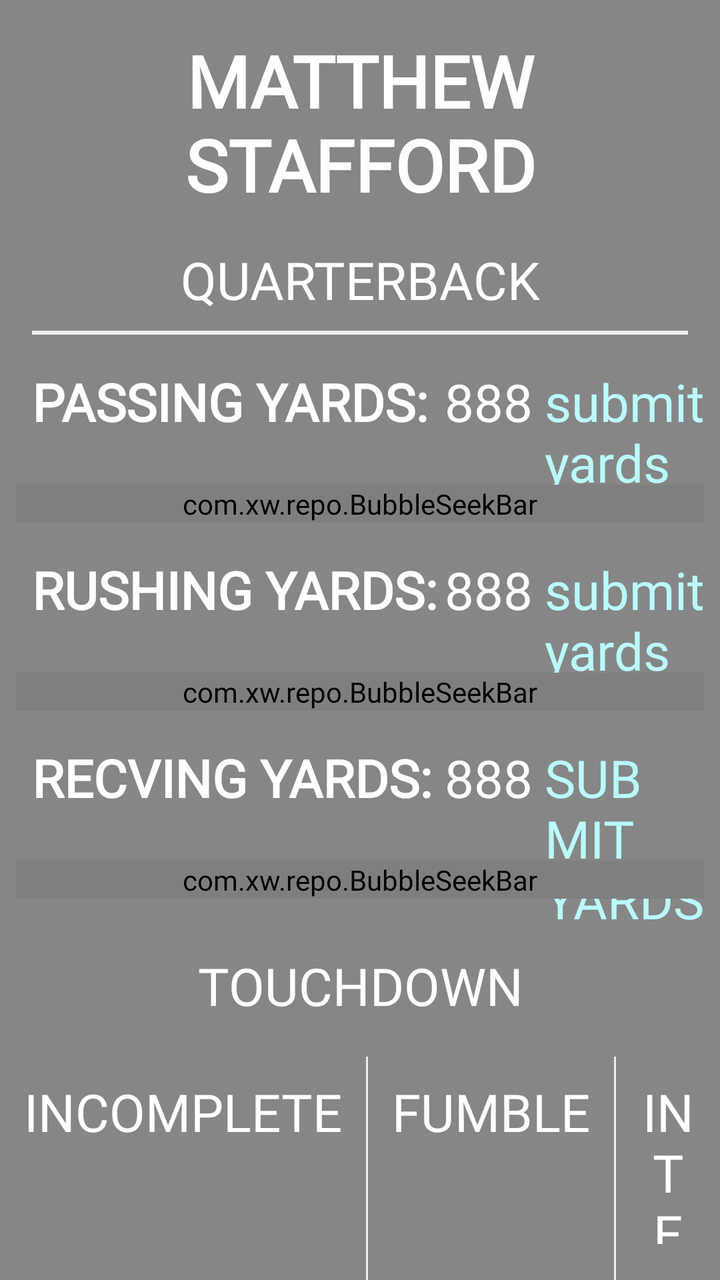
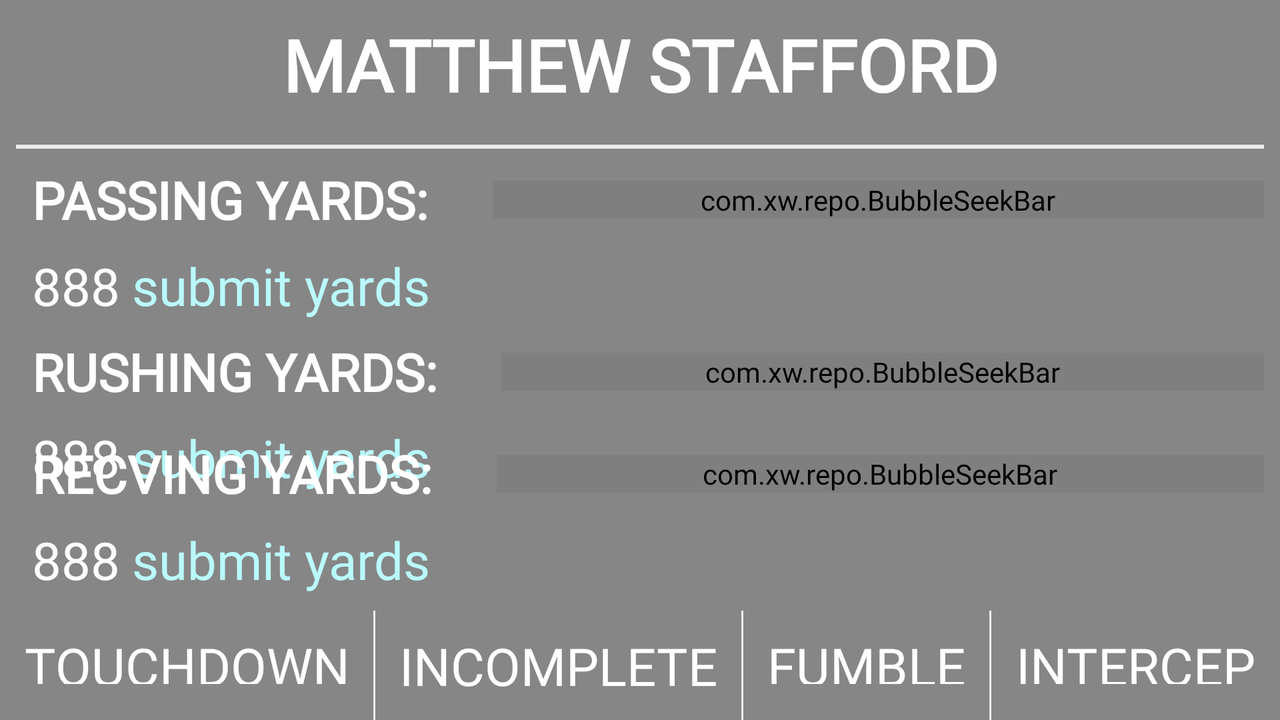

An Android layout and its configuration variant, each rendered on a device that would load it. The default file and the variant file are quoted in full after the pictures.
<!-- AndroidManifest.xml: application theme AppTheme -->
<!-- res/layout/player_statkeeper.xml -->
<?xml version="1.0" encoding="utf-8"?>
<RelativeLayout xmlns:android="http://schemas.android.com/apk/res/android"
    xmlns:app="http://schemas.android.com/apk/res-auto"
    android:background="#77000000"
    android:orientation="vertical"
    android:layout_width="match_parent"
    android:layout_height="match_parent">

    <TextView
        android:id="@+id/player_name_textview_statkeeper"
        android:layout_width="match_parent"
        android:layout_height="wrap_content"
        android:layout_margin="@dimen/activity_horizontal_margin"
        android:gravity="center"
        android:textSize="36sp"
        android:fontFamily="@font/digital7"
        android:textStyle="bold"
        android:text="MATTHEW STAFFORD"/>

    <TextView
        android:id="@+id/player_position_textview_statkeeper"
        android:layout_width="match_parent"
        android:layout_height="wrap_content"
        android:layout_below="@id/player_name_textview_statkeeper"
        android:gravity="center"
        android:fontFamily="@font/digital7"
        android:textSize="26sp"
        android:text="QUARTERBACK"/>

    <View
        android:id="@+id/scoring_view_break"
        android:layout_width="match_parent"
        android:layout_height="2dp"
        android:layout_marginTop="@dimen/activity_vertical_half_margin"
        android:layout_marginBottom="@dimen/activity_vertical_margin"
        android:layout_marginHorizontal="@dimen/activity_horizontal_margin"
        android:layout_below="@id/player_position_textview_statkeeper"
        android:background="@color/colorPrimary"/>

    <TextView
        android:id="@+id/passing_text_field"
        android:layout_width="wrap_content"
        android:layout_height="wrap_content"
        android:layout_below="@id/scoring_view_break"
        android:layout_marginBottom="@dimen/activity_vertical_margin"
        android:layout_marginLeft="@dimen/activity_horizontal_margin"
        android:textStyle="bold"
        android:fontFamily="@font/digital7"
        android:textSize="26sp"
        android:text="PASSING YARDS:"/>
    <TextView
        android:id="@+id/passing_yards_seekbar_display"
        android:layout_width="50dp"
        android:layout_height="wrap_content"
        android:layout_marginLeft="@dimen/activity_horizontal_half_margin"
        android:layout_below="@id/scoring_view_break"
        android:layout_toRightOf="@id/passing_text_field"
        android:fontFamily="@font/digital7"
        android:textSize="26sp"
        android:text="888"/>
    <TextView
        android:id="@+id/submit_passing_yards"
        android:clickable="true"
        android:layout_width="match_parent"
        android:layout_height="wrap_content"
        android:layout_toRightOf="@id/passing_yards_seekbar_display"
        android:layout_below="@id/scoring_view_break"
        android:fontFamily="@font/digital7"
        android:textSize="26sp"
        android:textColor="@color/colorPrimaryLight"
        android:text="submit yards"/>
    <com.xw.repo.BubbleSeekBar
        android:id="@+id/seekBar_passing"
        android:layout_width="match_parent"
        android:layout_height="wrap_content"
        android:layout_below="@id/passing_text_field"
        android:layout_marginTop="@dimen/activity_vertical_half_margin"
        android:layout_marginBottom="@dimen/activity_vertical_margin"
        android:layout_marginHorizontal="@dimen/activity_horizontal_half_margin"
        app:bsb_max="100"
        app:bsb_min="-50"
        app:bsb_progress="0"
        app:bsb_section_count="15"
        app:bsb_section_text_position="bottom_sides"
        app:bsb_show_section_mark="true"
        app:bsb_hide_bubble="true"
        app:bsb_show_thumb_text="false"
        app:bsb_track_color="@color/colorTrackPrimary"
        app:bsb_second_track_color="@color/colorTrackSecondary"
        app:bsb_touch_to_seek="true"
        />

    <TextView
        android:id="@+id/rushing_text_field"
        android:layout_width="wrap_content"
        android:layout_height="wrap_content"
        android:layout_below="@id/seekBar_passing"
        android:layout_marginBottom="@dimen/activity_vertical_margin"
        android:layout_marginLeft="@dimen/activity_horizontal_margin"
        android:textStyle="bold"
        android:fontFamily="@font/digital7"
        android:textSize="26sp"
        android:text="RUSHING YARDS: "/>
    <TextView
        android:id="@+id/rushing_yards_seekbar_display"
        android:layout_width="50dp"
        android:layout_height="wrap_content"
        android:layout_marginLeft="@dimen/activity_horizontal_half_margin"
        android:layout_below="@id/seekBar_passing"
        android:layout_toRightOf="@id/passing_text_field"
        android:fontFamily="@font/digital7"
        android:textSize="26sp"
        android:text="888"/>
    <TextView
        android:id="@+id/submit_rushing_yards"
        android:clickable="true"
        android:layout_width="match_parent"
        android:layout_height="wrap_content"
        android:layout_toRightOf="@id/rushing_yards_seekbar_display"
        android:layout_below="@id/seekBar_passing"
        android:fontFamily="@font/digital7"
        android:textSize="26sp"
        android:textColor="@color/colorPrimaryLight"
        android:text="submit yards"/>
    <com.xw.repo.BubbleSeekBar
        android:id="@+id/seekBar_rushing"
        android:layout_width="match_parent"
        android:layout_height="wrap_content"
        android:layout_below="@id/rushing_text_field"
        android:layout_marginTop="@dimen/activity_vertical_half_margin"
        android:layout_marginBottom="@dimen/activity_vertical_margin"
        android:layout_marginHorizontal="@dimen/activity_horizontal_half_margin"
        app:bsb_max="100"
        app:bsb_min="-50"
        app:bsb_progress="0"
        app:bsb_section_count="15"
        app:bsb_section_text_position="bottom_sides"
        app:bsb_show_section_mark="true"
        app:bsb_hide_bubble="true"
        app:bsb_show_thumb_text="false"
        app:bsb_track_color="@color/colorTrackPrimary"
        app:bsb_second_track_color="@color/colorTrackSecondary"
        app:bsb_touch_to_seek="true"
        />

    <TextView
        android:id="@+id/receiving_text_field"
        android:layout_width="wrap_content"
        android:layout_height="wrap_content"
        android:layout_below="@id/seekBar_rushing"
        android:layout_marginBottom="@dimen/activity_vertical_margin"
        android:layout_marginLeft="@dimen/activity_horizontal_margin"
        android:textStyle="bold"
        android:fontFamily="@font/digital7"
        android:textSize="26sp"
        android:text="RECVING YARDS: "/>
    <TextView
        android:id="@+id/receiving_yards_seekbar_display"
        android:layout_width="50dp"
        android:layout_height="wrap_content"
        android:layout_marginLeft="@dimen/activity_horizontal_half_margin"
        android:layout_below="@id/seekBar_rushing"
        android:layout_toRightOf="@id/passing_text_field"
        android:fontFamily="@font/digital7"
        android:textSize="26sp"
        android:text="888"/>
    <TextView
        android:id="@+id/submit_receiving_yards"
        android:clickable="true"
        android:layout_width="match_parent"
        android:layout_height="wrap_content"
        android:layout_toRightOf="@id/receiving_yards_seekbar_display"
        android:layout_below="@id/seekBar_rushing"
        android:fontFamily="@font/digital7"
        android:textSize="26sp"
        android:textColor="@color/colorPrimaryLight"
        android:text="SUBMIT YARDS"/>

    <com.xw.repo.BubbleSeekBar
        android:id="@+id/seekBar_receiving"
        android:layout_width="match_parent"
        android:layout_height="wrap_content"
        android:layout_below="@id/receiving_text_field"
        android:layout_marginTop="@dimen/activity_vertical_half_margin"
        android:layout_marginBottom="@dimen/activity_vertical_margin"
        android:layout_marginHorizontal="@dimen/activity_horizontal_half_margin"
        app:bsb_max="100"
        app:bsb_min="-50"
        app:bsb_progress="0"
        app:bsb_section_count="15"
        app:bsb_section_text_position="bottom_sides"
        app:bsb_show_section_mark="true"
        app:bsb_hide_bubble="true"
        app:bsb_show_thumb_text="false"
        app:bsb_track_color="@color/colorTrackPrimary"
        app:bsb_second_track_color="@color/colorTrackSecondary"
        app:bsb_touch_to_seek="true"
        />

    <Button
        android:id="@+id/touchdown_button"
        android:layout_width="match_parent"
        style="@style/Base.Widget.AppCompat.Button.Borderless"
        android:layout_height="wrap_content"
        android:layout_marginBottom="@dimen/activity_vertical_half_margin"
        android:layout_below="@id/seekBar_receiving"
        android:fontFamily="@font/digital7"
        android:textSize="26sp"
        android:text="TOUCHDOWN"/>
    <LinearLayout
        android:layout_width="wrap_content"
        android:layout_height="wrap_content"
        android:layout_centerHorizontal="true"
        android:layout_below="@id/touchdown_button"
        android:orientation="horizontal">
    <Button
        android:id="@+id/incomplete_button"
        android:layout_width="wrap_content"
        style="@style/Base.Widget.AppCompat.Button.Borderless"
        android:layout_height="wrap_content"
        android:fontFamily="@font/digital7"
        android:textSize="26sp"
        android:text="INCOMPLETE"/>
    <View
        android:layout_width="1dp"
        android:layout_height="match_parent"
        android:background="@color/colorPrimary"/>
    <Button
        android:id="@+id/fumble_button"
        android:layout_width="wrap_content"
        style="@style/Base.Widget.AppCompat.Button.Borderless"
        android:layout_height="wrap_content"
        android:layout_marginBottom="@dimen/activity_vertical_half_margin"
        android:fontFamily="@font/digital7"
        android:textSize="26sp"
        android:text="FUMBLE"/>
    <View
        android:layout_width="1dp"
        android:layout_height="match_parent"
        android:background="@color/colorPrimary"/>
    <Button
        android:id="@+id/interception_button"
        android:layout_width="wrap_content"
        style="@style/Base.Widget.AppCompat.Button.Borderless"
        android:layout_height="wrap_content"
        android:layout_marginBottom="@dimen/activity_vertical_half_margin"
        android:fontFamily="@font/digital7"
        android:textSize="26sp"
        android:text="INTERCEPTION"/>

    </LinearLayout>

</RelativeLayout>
<!-- resources referenced by this layout -->
<resources>
  <color name="colorPrimary">#ededed</color>
  <color name="colorPrimaryLight">#bafafc</color>
  <color name="colorTrackPrimary">#18c8ff</color>
  <color name="colorTrackSecondary">#FFFFFF</color>
  <dimen name="activity_horizontal_half_margin">8dp</dimen>
  <dimen name="activity_horizontal_margin">16dp</dimen>
  <dimen name="activity_vertical_half_margin">8dp</dimen>
  <dimen name="activity_vertical_margin">16dp</dimen>
  <style name="AppTheme" parent="Theme.AppCompat.Light.NoActionBar">
          
          <item name="colorPrimary">@color/colorPrimary</item>
          <item name="colorPrimaryDark">@color/colorPrimaryDark</item>
          <item name="colorControlHighlight">@color/colorPrimaryRipple</item>
          <item name="colorAccent">@color/colorAccent</item>
          <item name="android:textColor">@android:color/white</item>
          <item name="android:fontFamily">@font/digital7</item>
      </style>
  <color name="colorPrimaryDark">#313131</color>
  <color name="colorPrimaryRipple">#54d5fd</color>
  <color name="colorAccent">#092958</color>
</resources>
<!-- res/layout-land/player_statkeeper.xml (the repository's variant of the layout above) -->
<!-- drawn on the phone turned sideways -->
<?xml version="1.0" encoding="utf-8"?>
<RelativeLayout xmlns:android="http://schemas.android.com/apk/res/android"
    xmlns:app="http://schemas.android.com/apk/res-auto"
    android:background="#77000000"
    android:orientation="vertical"
    android:layout_width="match_parent"
    android:layout_height="match_parent">

    <TextView
        android:id="@+id/player_name_textview_statkeeper"
        android:layout_width="match_parent"
        android:layout_height="wrap_content"
        android:layout_margin="@dimen/activity_horizontal_half_margin"
        android:gravity="center"
        android:textSize="36sp"
        android:fontFamily="@font/digital7"
        android:textStyle="bold"
        android:text="@string/matthew_stafford"/>


    <View
        android:id="@+id/scoring_view_break"
        android:layout_width="match_parent"
        android:layout_height="2dp"
        android:layout_marginTop="@dimen/activity_vertical_half_margin"
        android:layout_marginBottom="@dimen/activity_vertical_half_margin"
        android:layout_marginLeft="@dimen/activity_horizontal_half_margin"
        android:layout_marginRight="@dimen/activity_horizontal_half_margin"
        android:layout_below="@id/player_name_textview_statkeeper"
        android:background="@color/colorPrimary"/>

    <TextView
        android:id="@+id/passing_text_field"
        android:layout_width="wrap_content"
        android:layout_height="wrap_content"
        android:layout_below="@id/scoring_view_break"
        android:layout_marginBottom="@dimen/activity_vertical_half_margin"
        android:layout_marginStart="@dimen/activity_horizontal_margin"
        android:textStyle="bold"
        android:fontFamily="@font/digital7"
        android:textSize="26sp"
        android:text="@string/passing_yards_submit"/>
    <TextView
        android:id="@+id/passing_yards_seekbar_display"
        android:layout_width="50dp"
        android:layout_height="wrap_content"
        android:layout_marginStart="@dimen/activity_horizontal_margin"
        android:layout_below="@id/passing_text_field"
        android:fontFamily="@font/digital7"
        android:textSize="26sp"
        android:text="@string/scoreboard_3eights"/>
    <TextView
        android:id="@+id/submit_passing_yards"
        android:clickable="true"
        android:layout_width="match_parent"
        android:layout_height="wrap_content"
        android:layout_toEndOf="@id/passing_yards_seekbar_display"
        android:layout_below="@id/passing_text_field"
        android:fontFamily="@font/digital7"
        android:textSize="26sp"
        android:textColor="@color/colorPrimaryLight"
        android:text="@string/submit_yards"/>
    <com.xw.repo.BubbleSeekBar
        android:id="@+id/seekBar_passing"
        android:layout_width="match_parent"
        android:layout_height="wrap_content"
        android:layout_alignTop="@id/passing_text_field"
        android:layout_toRightOf="@id/passing_text_field"
        android:layout_marginTop="@dimen/activity_vertical_half_margin"
        android:layout_marginBottom="@dimen/activity_vertical_margin"
        android:layout_marginLeft="@dimen/activity_horizontal_double_margin"
        android:layout_marginRight="@dimen/activity_horizontal_half_margin"
        app:bsb_max="100"
        app:bsb_min="-50"
        app:bsb_progress="0"
        app:bsb_section_count="15"
        app:bsb_section_text_position="bottom_sides"
        app:bsb_show_section_mark="true"
        app:bsb_hide_bubble="true"
        app:bsb_show_thumb_text="false"
        app:bsb_track_color="@color/colorTrackPrimary"
        app:bsb_second_track_color="@color/colorTrackSecondary"
        app:bsb_touch_to_seek="true"
        />

    <TextView
        android:id="@+id/rushing_text_field"
        android:layout_width="wrap_content"
        android:layout_height="wrap_content"
        android:layout_below="@id/passing_yards_seekbar_display"
        android:layout_marginTop="@dimen/activity_vertical_half_margin"
        android:layout_marginBottom="@dimen/activity_vertical_half_margin"
        android:layout_marginStart="@dimen/activity_horizontal_margin"
        android:textStyle="bold"
        android:fontFamily="@font/digital7"
        android:textSize="26sp"
        android:text="@string/rushing_yards_submit"/>
    <TextView
        android:id="@+id/rushing_yards_seekbar_display"
        android:layout_width="50dp"
        android:layout_height="wrap_content"
        android:layout_marginStart="@dimen/activity_horizontal_margin"
        android:layout_below="@id/rushing_text_field"
        android:fontFamily="@font/digital7"
        android:textSize="26sp"
        android:text="@string/scoreboard_3eights"/>
    <TextView
        android:id="@+id/submit_rushing_yards"
        android:clickable="true"
        android:layout_width="match_parent"
        android:layout_height="wrap_content"
        android:layout_toEndOf="@id/rushing_yards_seekbar_display"
        android:layout_below="@id/rushing_text_field"
        android:fontFamily="@font/digital7"
        android:textSize="26sp"
        android:textColor="@color/colorPrimaryLight"
        android:text="@string/submit_yards"/>
    <com.xw.repo.BubbleSeekBar
        android:id="@+id/seekBar_rushing"
        android:layout_width="match_parent"
        android:layout_height="wrap_content"
        android:layout_alignTop="@id/rushing_text_field"
        android:layout_toRightOf="@id/rushing_text_field"
        android:layout_marginTop="@dimen/activity_vertical_half_margin"
        android:layout_marginBottom="@dimen/activity_vertical_margin"
        android:layout_marginLeft="@dimen/activity_horizontal_double_margin"
        android:layout_marginRight="@dimen/activity_horizontal_half_margin"
        app:bsb_max="100"
        app:bsb_min="-50"
        app:bsb_progress="0"
        app:bsb_section_count="15"
        app:bsb_section_text_position="bottom_sides"
        app:bsb_show_section_mark="true"
        app:bsb_hide_bubble="true"
        app:bsb_show_thumb_text="false"
        app:bsb_track_color="@color/colorTrackPrimary"
        app:bsb_second_track_color="@color/colorTrackSecondary"
        app:bsb_touch_to_seek="true"
        />

    <TextView
        android:id="@+id/receiving_text_field"
        android:layout_width="wrap_content"
        android:layout_height="wrap_content"
        android:layout_below="@id/seekBar_rushing"
        android:layout_marginTop="@dimen/activity_vertical_half_margin"
        android:layout_marginBottom="@dimen/activity_vertical_half_margin"
        android:layout_marginStart="@dimen/activity_horizontal_margin"
        android:textStyle="bold"
        android:fontFamily="@font/digital7"
        android:textSize="26sp"
        android:text="@string/recving_yards_submit"/>
    <TextView
        android:id="@+id/receiving_yards_seekbar_display"
        android:layout_width="50dp"
        android:layout_height="wrap_content"
        android:layout_marginStart="@dimen/activity_horizontal_margin"
        android:layout_below="@id/receiving_text_field"
        android:fontFamily="@font/digital7"
        android:textSize="26sp"
        android:text="@string/scoreboard_3eights"/>
    <TextView
        android:id="@+id/submit_receiving_yards"
        android:clickable="true"
        android:layout_width="match_parent"
        android:layout_height="wrap_content"
        android:layout_toEndOf="@id/receiving_yards_seekbar_display"
        android:layout_below="@id/receiving_text_field"
        android:fontFamily="@font/digital7"
        android:textSize="26sp"
        android:textColor="@color/colorPrimaryLight"
        android:text="@string/submit_yards"/>

    <com.xw.repo.BubbleSeekBar
        android:id="@+id/seekBar_receiving"
        android:layout_width="match_parent"
        android:layout_height="wrap_content"
        android:layout_alignTop="@id/receiving_text_field"
        android:layout_toRightOf="@id/receiving_text_field"
        android:layout_marginTop="@dimen/activity_vertical_half_margin"
        android:layout_marginBottom="@dimen/activity_vertical_margin"
        android:layout_marginLeft="@dimen/activity_horizontal_double_margin"
        android:layout_marginRight="@dimen/activity_horizontal_half_margin"
        app:bsb_max="100"
        app:bsb_min="-50"
        app:bsb_progress="0"
        app:bsb_section_count="15"
        app:bsb_section_text_position="bottom_sides"
        app:bsb_show_section_mark="true"
        app:bsb_hide_bubble="true"
        app:bsb_show_thumb_text="false"
        app:bsb_track_color="@color/colorTrackPrimary"
        app:bsb_second_track_color="@color/colorTrackSecondary"
        app:bsb_touch_to_seek="true"
        />
    <LinearLayout
        android:layout_width="wrap_content"
        android:layout_height="wrap_content"
        android:layout_centerHorizontal="true"
        android:layout_marginTop="@dimen/activity_vertical_half_margin"
        android:layout_below="@id/submit_receiving_yards"
        android:orientation="horizontal">
    <Button
        android:id="@+id/touchdown_button"
        android:layout_width="wrap_content"
        style="@style/Base.Widget.AppCompat.Button.Borderless"
        android:layout_height="wrap_content"
        android:layout_marginBottom="@dimen/activity_vertical_half_margin"
        android:fontFamily="@font/digital7"
        android:textSize="@dimen/standard_text_size_26sp"
        android:text="@string/touchdown"/>
    <View
        android:layout_width="1dp"
        android:layout_height="match_parent"
        android:background="@color/colorPrimary"/>
    <Button
        android:id="@+id/incomplete_button"
        android:layout_width="wrap_content"
        style="@style/Base.Widget.AppCompat.Button.Borderless"
        android:layout_height="wrap_content"
        android:fontFamily="@font/digital7"
        android:textSize="@dimen/standard_text_size_26sp"
        android:text="@string/incomplete"/>
    <View
        android:layout_width="1dp"
        android:layout_height="match_parent"
        android:background="@color/colorPrimary"/>
    <Button
        android:id="@+id/fumble_button"
        android:layout_width="wrap_content"
        style="@style/Base.Widget.AppCompat.Button.Borderless"
        android:layout_height="wrap_content"
        android:layout_marginBottom="@dimen/activity_vertical_half_margin"
        android:fontFamily="@font/digital7"
        android:textSize="@dimen/standard_text_size_26sp"
        android:text="@string/fumble"/>
    <View
        android:layout_width="1dp"
        android:layout_height="match_parent"
        android:background="@color/colorPrimary"/>
    <Button
        android:id="@+id/interception_button"
        android:layout_width="wrap_content"
        style="@style/Base.Widget.AppCompat.Button.Borderless"
        android:layout_height="wrap_content"
        android:layout_marginBottom="@dimen/activity_vertical_half_margin"
        android:fontFamily="@font/digital7"
        android:textSize="@dimen/standard_text_size_26sp"
        android:text="@string/interception"/>

    </LinearLayout>

</RelativeLayout>
<!-- resources referenced by the variant -->
<!-- as the phone turned sideways resolves them -->
<resources>
  <color name="colorPrimary">#ededed</color>
  <color name="colorPrimaryLight">#bafafc</color>
  <color name="colorTrackPrimary">#18c8ff</color>
  <color name="colorTrackSecondary">#FFFFFF</color>
  <dimen name="activity_horizontal_double_margin">32dp</dimen>
  <dimen name="activity_horizontal_half_margin">8dp</dimen>
  <dimen name="activity_horizontal_margin">16dp</dimen>
  <dimen name="activity_vertical_half_margin">8dp</dimen>
  <dimen name="activity_vertical_margin">16dp</dimen>
  <dimen name="standard_text_size_26sp">26sp</dimen>
  <string name="fumble">FUMBLE</string>
  <string name="incomplete">INCOMPLETE</string>
  <string name="interception">INTERCEPTION</string>
  <string name="matthew_stafford">MATTHEW STAFFORD</string>
  <string name="passing_yards_submit">PASSING YARDS:</string>
  <string name="recving_yards_submit">RECVING YARDS:</string>
  <string name="rushing_yards_submit">RUSHING YARDS:</string>
  <string name="scoreboard_3eights">888</string>
  <string name="submit_yards">submit yards</string>
  <string name="touchdown">TOUCHDOWN</string>
  <style name="AppTheme" parent="Theme.AppCompat.Light.NoActionBar">
          
          <item name="colorPrimary">@color/colorPrimary</item>
          <item name="colorPrimaryDark">@color/colorPrimaryDark</item>
          <item name="colorControlHighlight">@color/colorPrimaryRipple</item>
          <item name="colorAccent">@color/colorAccent</item>
          <item name="android:textColor">@android:color/white</item>
          <item name="android:fontFamily">@font/digital7</item>
      </style>
  <color name="colorPrimaryDark">#313131</color>
  <color name="colorPrimaryRipple">#54d5fd</color>
  <color name="colorAccent">#092958</color>
</resources>
